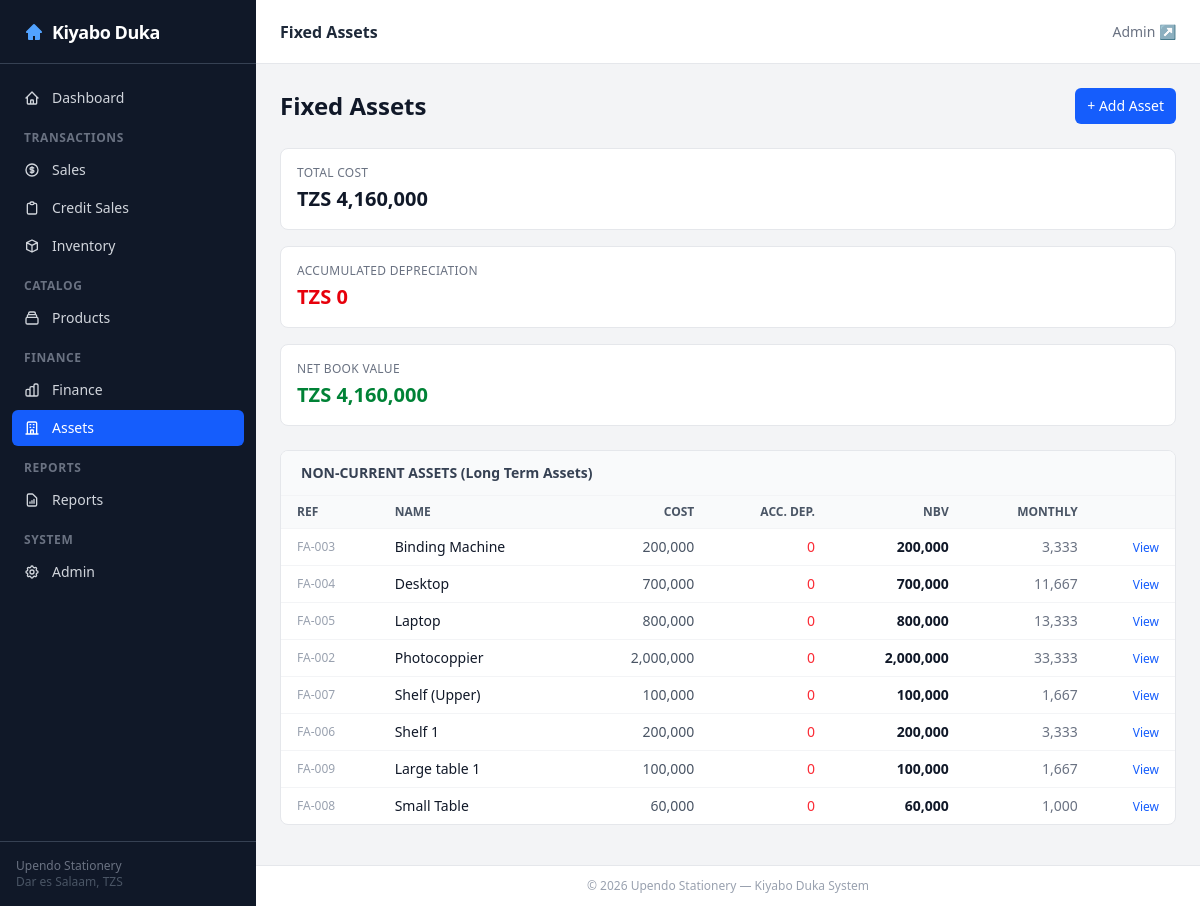
The app's page /assets/ with its own data.
### assets/models.py (models this page shows, shortened)
class Asset(TimestampedModel):
    DEPRECIATION_METHODS = [
        ('SL', 'Straight-Line'),
        ('DB', 'Declining Balance'),
        ('NONE', 'No Depreciation'),
    ]
    asset_type = models.ForeignKey(AssetType, on_delete=models.PROTECT, related_name='assets')
    name = models.CharField(max_length=255)
    asset_reference = models.CharField(max_length=50, blank=True, db_index=True)
    worth = models.DecimalField(max_digits=15, decimal_places=2, default=0)
    cost_price = models.DecimalField(max_digits=15, decimal_places=2, default=0,
                                     help_text='Original purchase price (TZS).')
    acquisition_date = models.DateField(default=timezone.now)
    depreciation_method = models.CharField(max_length=10, choices=DEPRECIATION_METHODS, default='SL')
    depreciation_rate = models.DecimalField(max_digits=5, decimal_places=4, default=Decimal('0.20'),
                                            help_text='Annual rate e.g. 0.20 = 20% p.a.')
    residual_value = models.DecimalField(max_digits=15, decimal_places=2, default=0)
    disposal_date = models.DateField(null=True, blank=True)
    disposal_proceeds = models.DecimalField(max_digits=15, decimal_places=2, default=0)
    notes = models.TextField(blank=True)
    date_checked = models.DateTimeField(default=timezone.now)
    class Meta:
        ordering = ['asset_type__name', 'name']
    @property
    def effective_cost(self):
        return self.cost_price if self.cost_price else self.worth
    @property
    def accumulated_depreciation(self) -> Decimal:
        from datetime import date
        if self.depreciation_method == 'NONE' or not self.effective_cost:
            return Decimal('0')
        end_date = self.disposal_date or date.today()
        years = Decimal((end_date - self.acquisition_date).days) / Decimal('365.25')
        depreciable = self.effective_cost - self.residual_value
        if self.depreciation_method == 'SL':
            acc = depreciable * self.depreciation_rate * years
        else:  # DB
            acc = self.effective_cost * (1 - (1 - self.depreciation_rate) ** float(years))
            acc = Decimal(str(acc))
        return min(acc, depreciable).quantize(Decimal('0.01'))
    @property
    def net_book_value(self) -> Decimal:
        return self.effective_cost - self.accumulated_depreciation
    @property
    def annual_depreciation_charge(self) -> Decimal:
        if self.depreciation_method == 'NONE':
            return Decimal('0')
        return ((self.effective_cost - self.residual_value) * self.depreciation_rate).quantize(Decimal('0.01'))
    @property
    def monthly_depreciation_charge(self) -> Decimal:
        return (self.annual_depreciation_charge / 12).quantize(Decimal('0.01'))

class AssetCategory(TimestampedModel):
    name = models.CharField(max_length=255, unique=True)
    class Meta:
        verbose_name_plural = 'Asset Categories'

### assets/views.py (the view)
# urls.py: path('', views.index, name='index'),
def index(request):
    assets = Asset.objects.select_related('asset_type__category').filter(disposal_date__isnull=True)
    total_cost = sum(a.effective_cost for a in assets)
    total_acc_dep = sum(a.accumulated_depreciation for a in assets)
    total_nbv = total_cost - total_acc_dep
    categories = {}
    for a in assets:
        cat = a.asset_type.category.name
        categories.setdefault(cat, []).append(a)
    return render(request, 'assets/index.html', {
        'assets': assets,
        'categories': categories,
        'total_cost': total_cost,
        'total_acc_dep': total_acc_dep,
        'total_nbv': total_nbv,
    })

### templates/assets/index.html (shortened to what this page needs)
{% extends 'base.html' %}
{% load humanize %}
{% block page_title %}<h1 class="text-base font-semibold text-gray-800">Fixed Assets</h1>{% endblock %}
{% block content %}
<div class="flex items-center justify-between mb-6">
    <h1 class="text-2xl font-bold text-gray-900">Fixed Assets</h1>
    <a href="{% url 'assets:asset_create' %}" class="px-3 py-2 text-sm font-medium text-white bg-blue-600 rounded-md hover:bg-blue-700">+ Add Asset</a>
</div>
<div class="grid grid-cols-3 gap-4 mb-6">
    <div class="bg-white rounded-lg border border-gray-200 p-4">
        <p class="text-xs text-gray-500 uppercase tracking-wide">Total Cost</p>
        <p class="text-xl font-bold text-gray-900 tabular-nums mt-1">TZS {{ total_cost|floatformat:0|intcomma }}</p>
    </div>
    <div class="bg-white rounded-lg border border-gray-200 p-4">
        <p class="text-xs text-gray-500 uppercase tracking-wide">Accumulated Depreciation</p>
        <p class="text-xl font-bold text-red-600 tabular-nums mt-1">TZS {{ total_acc_dep|floatformat:0|intcomma }}</p>
    </div>
    <div class="bg-white rounded-lg border border-gray-200 p-4">
        <p class="text-xs text-gray-500 uppercase tracking-wide">Net Book Value</p>
        <p class="text-xl font-bold text-green-700 tabular-nums mt-1">TZS {{ total_nbv|floatformat:0|intcomma }}</p>
    </div>
</div>
{% for cat_name, cat_assets in categories.items %}
<div class="bg-white rounded-lg border border-gray-200 overflow-hidden mb-4">
    <div class="px-5 py-3 bg-gray-50 border-b border-gray-100">
        <h2 class="text-sm font-semibold text-gray-700">{{ cat_name }}</h2>
    </div>
    <table class="min-w-full text-sm divide-y divide-gray-100">
        <thead class="bg-gray-50">
            <tr>
                <th class="px-4 py-2 text-left text-xs font-semibold text-gray-600 uppercase">Ref</th>
                <th class="px-4 py-2 text-left text-xs font-semibold text-gray-600 uppercase">Name</th>
                <th class="px-4 py-2 text-right text-xs font-semibold text-gray-600 uppercase">Cost</th>
                <th class="px-4 py-2 text-right text-xs font-semibold text-gray-600 uppercase">Acc. Dep.</th>
                <th class="px-4 py-2 text-right text-xs font-semibold text-gray-600 uppercase">NBV</th>
                <th class="px-4 py-2 text-right text-xs font-semibold text-gray-600 uppercase">Monthly</th>
                <th class="px-4 py-2"></th>
            </tr>
        </thead>
        <tbody class="divide-y divide-gray-100">
            {% for asset in cat_assets %}
            <tr class="hover:bg-gray-50">
                <td class="px-4 py-2 text-gray-400 text-xs font-mono">{{ asset.asset_reference }}</td>
                <td class="px-4 py-2 font-medium text-gray-900">{{ asset.name }}</td>
                <td class="px-4 py-2 text-right tabular-nums text-gray-600">{{ asset.effective_cost|floatformat:0|intcomma }}</td>
                <td class="px-4 py-2 text-right tabular-nums text-red-500">{{ asset.accumulated_depreciation|floatformat:0|intcomma }}</td>
                <td class="px-4 py-2 text-right tabular-nums font-semibold text-gray-900">{{ asset.net_book_value|floatformat:0|intcomma }}</td>
                <td class="px-4 py-2 text-right tabular-nums text-gray-500">{{ asset.monthly_depreciation_charge|floatformat:0|intcomma }}</td>
                <td class="px-4 py-2 text-right">
                    <a href="{% url 'assets:asset_detail' asset.pk %}" class="text-blue-600 hover:text-blue-800 text-xs font-medium">View</a>
                </td>
            </tr>
            {% endfor %}
        </tbody>
    </table>
</div>
{% empty %}
<div class="bg-white rounded-lg border border-gray-200 p-8 text-center text-gray-400">
    No assets recorded. <a href="{% url 'assets:asset_create' %}" class="text-blue-600 hover:underline">Add the first asset</a>.
</div>
{% endfor %}
{% endblock %}

### records on screen
Asset: name "NON-CURRENT ASSETS (Long Term Assets)", asset_reference "FA-003", name "Binding Machine", effective_cost "200,000", accumulated_depreciation "0", net_book_value "200,000", monthly_depreciation_charge "3,333"
Asset: asset_reference "FA-004", name "Desktop", effective_cost "700,000", accumulated_depreciation "0", net_book_value "700,000", monthly_depreciation_charge "11,667"
Asset: asset_reference "FA-005", name "Laptop", effective_cost "800,000", accumulated_depreciation "0", net_book_value "800,000", monthly_depreciation_charge "13,333"
Asset: asset_reference "FA-002", name "Photocoppier", effective_cost "2,000,000", accumulated_depreciation "0", net_book_value "2,000,000", monthly_depreciation_charge "33,333"
Asset: asset_reference "FA-007", name "Shelf (Upper)", effective_cost "100,000", accumulated_depreciation "0", net_book_value "100,000", monthly_depreciation_charge "1,667"
Asset: asset_reference "FA-006", name "Shelf 1", effective_cost "200,000", accumulated_depreciation "0", net_book_value "200,000", monthly_depreciation_charge "3,333"
Asset: asset_reference "FA-009", name "Large table 1", effective_cost "100,000", accumulated_depreciation "0", net_book_value "100,000", monthly_depreciation_charge "1,667"
Asset: asset_reference "FA-008", name "Small Table", effective_cost "60,000", accumulated_depreciation "0", net_book_value "60,000", monthly_depreciation_charge "1,000"

### other values on screen
{{ total_cost|floatformat:0|intcomma }} "4,160,000"
{{ total_acc_dep|floatformat:0|intcomma }} "0"
{{ total_nbv|floatformat:0|intcomma }} "4,160,000"
